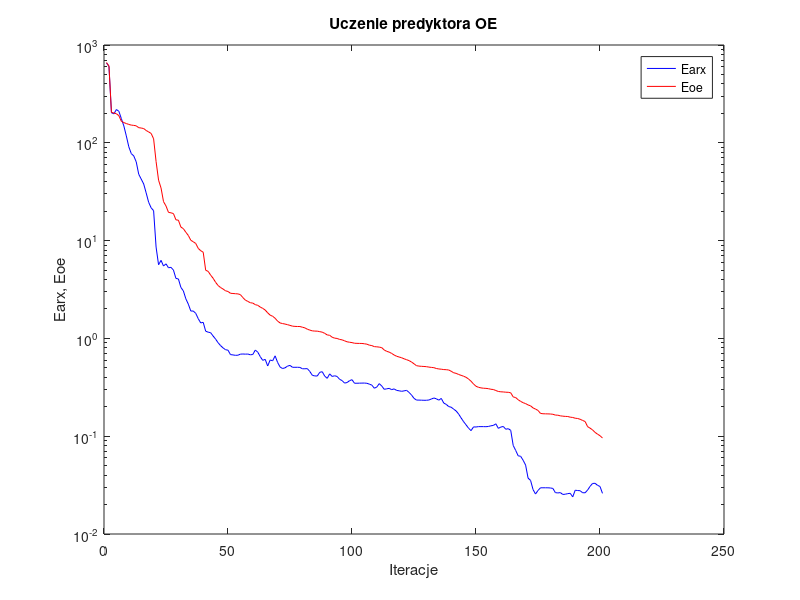
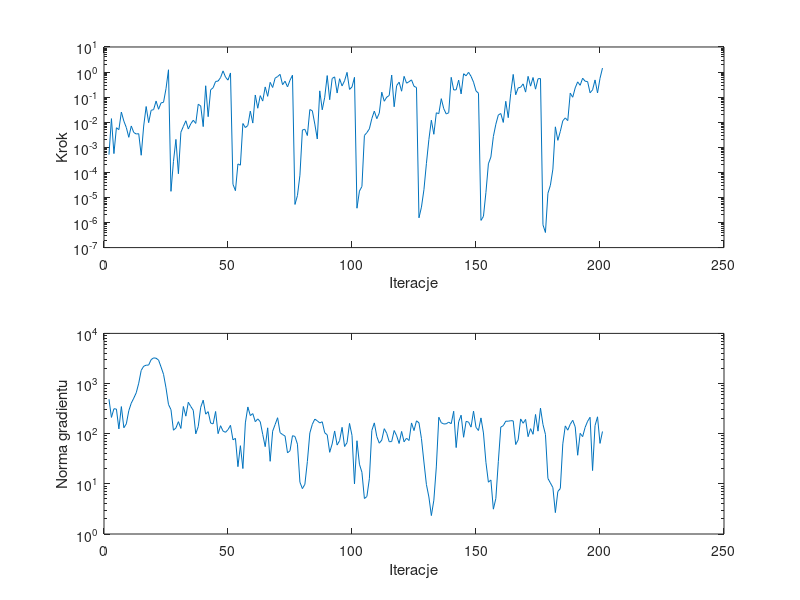

The MATLAB source for these figures, in order:
%uczenie predyktora oe
clear all;
n=0; farx(n+1)=6.545230e+002; foe(n+1)=6.614962e+002; wspucz(n+1)=0.000000e+000; ng(n+1)=0.000000e+000;
%odnowa zmiennej metryki
n=1; farx(n+1)=6.058815e+002; foe(n+1)=6.097581e+002; krok(n+1)=5.081655e-004; ng(n+1)=4.867819e+002;
n=2; farx(n+1)=2.030384e+002; foe(n+1)=2.049288e+002; krok(n+1)=1.390067e-002; ng(n+1)=2.112495e+002;
n=3; farx(n+1)=1.977761e+002; foe(n+1)=2.016368e+002; krok(n+1)=5.598060e-004; ng(n+1)=3.143556e+002;
n=4; farx(n+1)=2.188760e+002; foe(n+1)=1.982384e+002; krok(n+1)=6.023109e-003; ng(n+1)=3.098817e+002;
n=5; farx(n+1)=2.098724e+002; foe(n+1)=1.892796e+002; krok(n+1)=5.060913e-003; ng(n+1)=1.246711e+002;
n=6; farx(n+1)=1.765848e+002; foe(n+1)=1.657984e+002; krok(n+1)=2.541206e-002; ng(n+1)=3.471964e+002;
n=7; farx(n+1)=1.487698e+002; foe(n+1)=1.609306e+002; krok(n+1)=1.109636e-002; ng(n+1)=1.314121e+002;
n=8; farx(n+1)=1.175413e+002; foe(n+1)=1.573839e+002; krok(n+1)=6.130766e-003; ng(n+1)=1.570480e+002;
n=9; farx(n+1)=9.104286e+001; foe(n+1)=1.541810e+002; krok(n+1)=2.500228e-003; ng(n+1)=2.880046e+002;
n=10; farx(n+1)=7.753735e+001; foe(n+1)=1.516951e+002; krok(n+1)=7.088910e-003; ng(n+1)=4.069547e+002;
n=11; farx(n+1)=7.341137e+001; foe(n+1)=1.506989e+002; krok(n+1)=3.884256e-003; ng(n+1)=5.109212e+002;
n=12; farx(n+1)=6.379507e+001; foe(n+1)=1.491295e+002; krok(n+1)=3.390416e-003; ng(n+1)=6.547747e+002;
n=13; farx(n+1)=4.770439e+001; foe(n+1)=1.427896e+002; krok(n+1)=3.485603e-003; ng(n+1)=1.016196e+003;
n=14; farx(n+1)=4.257736e+001; foe(n+1)=1.416179e+002; krok(n+1)=4.815209e-004; ng(n+1)=1.830157e+003;
n=15; farx(n+1)=3.795088e+001; foe(n+1)=1.398437e+002; krok(n+1)=7.032104e-003; ng(n+1)=2.213577e+003;
n=16; farx(n+1)=3.075097e+001; foe(n+1)=1.337025e+002; krok(n+1)=4.226396e-002; ng(n+1)=2.323542e+003;
n=17; farx(n+1)=2.464718e+001; foe(n+1)=1.291206e+002; krok(n+1)=9.612071e-003; ng(n+1)=2.334010e+003;
n=18; farx(n+1)=2.165482e+001; foe(n+1)=1.248197e+002; krok(n+1)=2.981463e-002; ng(n+1)=2.996022e+003;
n=19; farx(n+1)=2.023901e+001; foe(n+1)=1.098995e+002; krok(n+1)=3.178877e-002; ng(n+1)=3.248203e+003;
n=20; farx(n+1)=8.585394e+000; foe(n+1)=6.434439e+001; krok(n+1)=7.000904e-002; ng(n+1)=3.200493e+003;
n=21; farx(n+1)=5.664610e+000; foe(n+1)=4.151284e+001; krok(n+1)=3.285344e-002; ng(n+1)=2.935494e+003;
n=22; farx(n+1)=6.282635e+000; foe(n+1)=3.449303e+001; krok(n+1)=5.893163e-002; ng(n+1)=2.141296e+003;
n=23; farx(n+1)=5.494563e+000; foe(n+1)=2.502508e+001; krok(n+1)=6.225707e-002; ng(n+1)=1.528109e+003;
n=24; farx(n+1)=5.787275e+000; foe(n+1)=2.259306e+001; krok(n+1)=2.168605e-001; ng(n+1)=8.215526e+002;
n=25; farx(n+1)=5.275541e+000; foe(n+1)=1.943837e+001; krok(n+1)=1.233518e+000; ng(n+1)=3.829390e+002;
%odnowa zmiennej metryki
n=26; farx(n+1)=5.328716e+000; foe(n+1)=1.923438e+001; krok(n+1)=1.751338e-005; ng(n+1)=3.016800e+002;
n=27; farx(n+1)=4.996556e+000; foe(n+1)=1.889940e+001; krok(n+1)=2.695564e-004; ng(n+1)=1.172928e+002;
n=28; farx(n+1)=4.105483e+000; foe(n+1)=1.631296e+001; krok(n+1)=2.063028e-003; ng(n+1)=1.302241e+002;
n=29; farx(n+1)=4.054342e+000; foe(n+1)=1.616599e+001; krok(n+1)=8.824176e-005; ng(n+1)=1.737178e+002;
n=30; farx(n+1)=3.322371e+000; foe(n+1)=1.375702e+001; krok(n+1)=3.973596e-003; ng(n+1)=1.272454e+002;
n=31; farx(n+1)=3.060193e+000; foe(n+1)=1.324814e+001; krok(n+1)=6.800237e-003; ng(n+1)=3.487440e+002;
n=32; farx(n+1)=2.539778e+000; foe(n+1)=1.217225e+001; krok(n+1)=1.142218e-002; ng(n+1)=2.237727e+002;
n=33; farx(n+1)=2.239886e+000; foe(n+1)=1.129069e+001; krok(n+1)=5.346341e-003; ng(n+1)=4.233804e+002;
n=34; farx(n+1)=1.905826e+000; foe(n+1)=1.008297e+001; krok(n+1)=8.704305e-003; ng(n+1)=3.484062e+002;
n=35; farx(n+1)=1.904446e+000; foe(n+1)=9.727850e+000; krok(n+1)=1.199493e-002; ng(n+1)=2.922637e+002;
n=36; farx(n+1)=1.802432e+000; foe(n+1)=9.346240e+000; krok(n+1)=8.928204e-003; ng(n+1)=9.937968e+001;
n=37; farx(n+1)=1.591015e+000; foe(n+1)=8.324101e+000; krok(n+1)=5.213103e-002; ng(n+1)=1.388479e+002;
n=38; farx(n+1)=1.439630e+000; foe(n+1)=7.881915e+000; krok(n+1)=4.438543e-002; ng(n+1)=3.368784e+002;
n=39; farx(n+1)=1.460558e+000; foe(n+1)=7.612704e+000; krok(n+1)=6.681129e-003; ng(n+1)=4.664333e+002;
n=40; farx(n+1)=1.184613e+000; foe(n+1)=4.975298e+000; krok(n+1)=2.840119e-001; ng(n+1)=2.452875e+002;
n=41; farx(n+1)=1.158280e+000; foe(n+1)=4.848530e+000; krok(n+1)=1.661865e-002; ng(n+1)=2.753421e+002;
n=42; farx(n+1)=1.143630e+000; foe(n+1)=4.435702e+000; krok(n+1)=1.961845e-001; ng(n+1)=1.629711e+002;
n=43; farx(n+1)=1.057375e+000; foe(n+1)=4.120329e+000; krok(n+1)=2.367770e-001; ng(n+1)=1.570236e+002;
n=44; farx(n+1)=9.835981e-001; foe(n+1)=3.747924e+000; krok(n+1)=4.228235e-001; ng(n+1)=2.771955e+002;
n=45; farx(n+1)=9.037401e-001; foe(n+1)=3.474315e+000; krok(n+1)=4.366686e-001; ng(n+1)=1.002002e+002;
n=46; farx(n+1)=8.443566e-001; foe(n+1)=3.312498e+000; krok(n+1)=6.051036e-001; ng(n+1)=1.443007e+002;
n=47; farx(n+1)=8.000213e-001; foe(n+1)=3.198523e+000; krok(n+1)=1.114269e+000; ng(n+1)=1.127872e+002;
n=48; farx(n+1)=7.662703e-001; foe(n+1)=3.067539e+000; krok(n+1)=6.291515e-001; ng(n+1)=1.066108e+002;
n=49; farx(n+1)=7.575557e-001; foe(n+1)=3.018007e+000; krok(n+1)=4.764226e-001; ng(n+1)=1.205499e+002;
n=50; farx(n+1)=6.826749e-001; foe(n+1)=2.892748e+000; krok(n+1)=9.205345e-001; ng(n+1)=1.469443e+002;
%odnowa zmiennej metryki
n=51; farx(n+1)=6.778505e-001; foe(n+1)=2.878985e+000; krok(n+1)=3.333298e-005; ng(n+1)=7.549620e+001;
n=52; farx(n+1)=6.715182e-001; foe(n+1)=2.864170e+000; krok(n+1)=1.863748e-005; ng(n+1)=8.086477e+001;
n=53; farx(n+1)=6.731449e-001; foe(n+1)=2.851985e+000; krok(n+1)=2.171980e-004; ng(n+1)=2.201695e+001;
n=54; farx(n+1)=6.903480e-001; foe(n+1)=2.802068e+000; krok(n+1)=1.935115e-004; ng(n+1)=5.763955e+001;
n=55; farx(n+1)=6.926921e-001; foe(n+1)=2.613998e+000; krok(n+1)=8.875371e-003; ng(n+1)=2.018941e+001;
n=56; farx(n+1)=6.902145e-001; foe(n+1)=2.463181e+000; krok(n+1)=6.118871e-003; ng(n+1)=1.642274e+002;
n=57; farx(n+1)=6.922032e-001; foe(n+1)=2.389413e+000; krok(n+1)=7.399282e-003; ng(n+1)=3.415457e+002;
n=58; farx(n+1)=6.798853e-001; foe(n+1)=2.315250e+000; krok(n+1)=2.768352e-002; ng(n+1)=2.296541e+002;
n=59; farx(n+1)=6.846995e-001; foe(n+1)=2.296751e+000; krok(n+1)=9.240905e-003; ng(n+1)=2.516629e+002;
n=60; farx(n+1)=7.598763e-001; foe(n+1)=2.213584e+000; krok(n+1)=1.214811e-001; ng(n+1)=1.736253e+002;
n=61; farx(n+1)=7.234494e-001; foe(n+1)=2.178682e+000; krok(n+1)=3.607652e-002; ng(n+1)=1.973777e+002;
n=62; farx(n+1)=6.512193e-001; foe(n+1)=2.092034e+000; krok(n+1)=1.146975e-001; ng(n+1)=1.734985e+002;
n=63; farx(n+1)=5.964902e-001; foe(n+1)=2.028120e+000; krok(n+1)=6.963444e-002; ng(n+1)=9.686016e+001;
n=64; farx(n+1)=6.108032e-001; foe(n+1)=1.949805e+000; krok(n+1)=2.553603e-001; ng(n+1)=5.514803e+001;
n=65; farx(n+1)=5.222260e-001; foe(n+1)=1.825460e+000; krok(n+1)=1.076361e-001; ng(n+1)=1.309409e+002;
n=66; farx(n+1)=6.018250e-001; foe(n+1)=1.727936e+000; krok(n+1)=3.885953e-001; ng(n+1)=2.815164e+001;
n=67; farx(n+1)=5.899854e-001; foe(n+1)=1.685142e+000; krok(n+1)=2.421357e-001; ng(n+1)=1.121107e+002;
n=68; farx(n+1)=6.633599e-001; foe(n+1)=1.605809e+000; krok(n+1)=5.726839e-001; ng(n+1)=1.523792e+002;
n=69; farx(n+1)=5.677492e-001; foe(n+1)=1.502524e+000; krok(n+1)=6.614848e-001; ng(n+1)=2.081666e+002;
n=70; farx(n+1)=5.099572e-001; foe(n+1)=1.438810e+000; krok(n+1)=8.088973e-001; ng(n+1)=1.048150e+002;
n=71; farx(n+1)=4.921377e-001; foe(n+1)=1.418403e+000; krok(n+1)=3.136529e-001; ng(n+1)=9.619784e+001;
n=72; farx(n+1)=5.001791e-001; foe(n+1)=1.401866e+000; krok(n+1)=4.324752e-001; ng(n+1)=8.986201e+001;
n=73; farx(n+1)=5.207748e-001; foe(n+1)=1.381614e+000; krok(n+1)=2.557116e-001; ng(n+1)=4.145018e+001;
n=74; farx(n+1)=5.295252e-001; foe(n+1)=1.358853e+000; krok(n+1)=4.714530e-001; ng(n+1)=4.572878e+001;
n=75; farx(n+1)=5.065883e-001; foe(n+1)=1.334457e+000; krok(n+1)=7.498941e-001; ng(n+1)=9.116478e+001;
%odnowa zmiennej metryki
n=76; farx(n+1)=5.065312e-001; foe(n+1)=1.327056e+000; krok(n+1)=5.254384e-006; ng(n+1)=8.814108e+001;
n=77; farx(n+1)=5.067584e-001; foe(n+1)=1.323691e+000; krok(n+1)=1.191521e-005; ng(n+1)=6.184884e+001;
n=78; farx(n+1)=5.053293e-001; foe(n+1)=1.322798e+000; krok(n+1)=7.703001e-005; ng(n+1)=1.076831e+001;
n=79; farx(n+1)=4.889537e-001; foe(n+1)=1.301480e+000; krok(n+1)=4.907442e-003; ng(n+1)=8.031219e+000;
n=80; farx(n+1)=4.895202e-001; foe(n+1)=1.281258e+000; krok(n+1)=5.214412e-003; ng(n+1)=9.796765e+000;
n=81; farx(n+1)=4.906691e-001; foe(n+1)=1.241409e+000; krok(n+1)=2.943935e-003; ng(n+1)=2.786096e+001;
n=82; farx(n+1)=4.586193e-001; foe(n+1)=1.215461e+000; krok(n+1)=3.201356e-002; ng(n+1)=1.034508e+002;
n=83; farx(n+1)=4.195212e-001; foe(n+1)=1.194755e+000; krok(n+1)=2.861011e-002; ng(n+1)=1.538939e+002;
n=84; farx(n+1)=4.133581e-001; foe(n+1)=1.187842e+000; krok(n+1)=8.443488e-003; ng(n+1)=1.952941e+002;
n=85; farx(n+1)=4.124756e-001; foe(n+1)=1.186158e+000; krok(n+1)=2.145173e-003; ng(n+1)=1.808079e+002;
n=86; farx(n+1)=4.501407e-001; foe(n+1)=1.172144e+000; krok(n+1)=1.778431e-001; ng(n+1)=1.638373e+002;
n=87; farx(n+1)=4.564849e-001; foe(n+1)=1.158287e+000; krok(n+1)=3.126305e-002; ng(n+1)=1.728702e+002;
n=88; farx(n+1)=4.115518e-001; foe(n+1)=1.126519e+000; krok(n+1)=9.907791e-002; ng(n+1)=1.043304e+002;
n=89; farx(n+1)=3.905925e-001; foe(n+1)=1.085125e+000; krok(n+1)=7.238398e-001; ng(n+1)=9.506998e+001;
n=90; farx(n+1)=4.339070e-001; foe(n+1)=1.076132e+000; krok(n+1)=7.901515e-002; ng(n+1)=4.254464e+001;
n=91; farx(n+1)=4.082386e-001; foe(n+1)=1.027857e+000; krok(n+1)=5.548341e-001; ng(n+1)=6.251375e+001;
n=92; farx(n+1)=4.149236e-001; foe(n+1)=1.006118e+000; krok(n+1)=6.428475e-001; ng(n+1)=1.134394e+002;
n=93; farx(n+1)=4.082116e-001; foe(n+1)=9.991770e-001; krok(n+1)=1.460372e-001; ng(n+1)=5.935558e+001;
n=94; farx(n+1)=3.816587e-001; foe(n+1)=9.761367e-001; krok(n+1)=5.422916e-001; ng(n+1)=7.287290e+001;
n=95; farx(n+1)=3.705326e-001; foe(n+1)=9.666914e-001; krok(n+1)=2.798246e-001; ng(n+1)=1.338824e+002;
n=96; farx(n+1)=3.493352e-001; foe(n+1)=9.447470e-001; krok(n+1)=4.500546e-001; ng(n+1)=5.555906e+001;
n=97; farx(n+1)=3.535910e-001; foe(n+1)=9.235683e-001; krok(n+1)=9.725754e-001; ng(n+1)=6.643923e+001;
n=98; farx(n+1)=3.694978e-001; foe(n+1)=9.135264e-001; krok(n+1)=2.032965e-001; ng(n+1)=1.602459e+002;
n=99; farx(n+1)=3.784712e-001; foe(n+1)=9.057405e-001; krok(n+1)=2.553603e-001; ng(n+1)=9.232592e+001;
n=100; farx(n+1)=3.479628e-001; foe(n+1)=8.923841e-001; krok(n+1)=6.167589e-001; ng(n+1)=9.982087e+000;
%odnowa zmiennej metryki
n=101; farx(n+1)=3.480550e-001; foe(n+1)=8.899451e-001; krok(n+1)=3.720187e-006; ng(n+1)=7.230819e+001;
n=102; farx(n+1)=3.486140e-001; foe(n+1)=8.885687e-001; krok(n+1)=1.792006e-005; ng(n+1)=2.460822e+001;
n=103; farx(n+1)=3.491177e-001; foe(n+1)=8.877682e-001; krok(n+1)=2.733737e-005; ng(n+1)=1.702673e+001;
n=104; farx(n+1)=3.494701e-001; foe(n+1)=8.815282e-001; krok(n+1)=2.957629e-003; ng(n+1)=5.098562e+000;
n=105; farx(n+1)=3.476693e-001; foe(n+1)=8.728774e-001; krok(n+1)=3.850440e-003; ng(n+1)=5.590423e+000;
n=106; farx(n+1)=3.407630e-001; foe(n+1)=8.531090e-001; krok(n+1)=5.433546e-003; ng(n+1)=1.263871e+001;
n=107; farx(n+1)=3.328204e-001; foe(n+1)=8.442010e-001; krok(n+1)=1.401574e-002; ng(n+1)=1.161315e+002;
n=108; farx(n+1)=3.093956e-001; foe(n+1)=8.236792e-001; krok(n+1)=2.779047e-002; ng(n+1)=1.643028e+002;
n=109; farx(n+1)=3.183416e-001; foe(n+1)=8.203067e-001; krok(n+1)=1.384117e-002; ng(n+1)=8.761840e+001;
n=110; farx(n+1)=3.448715e-001; foe(n+1)=8.144397e-001; krok(n+1)=2.308292e-002; ng(n+1)=6.469455e+001;
n=111; farx(n+1)=3.258190e-001; foe(n+1)=8.042234e-001; krok(n+1)=1.573255e-001; ng(n+1)=7.449940e+001;
n=112; farx(n+1)=3.015314e-001; foe(n+1)=7.614299e-001; krok(n+1)=6.864555e-002; ng(n+1)=1.259667e+002;
n=113; farx(n+1)=3.052298e-001; foe(n+1)=7.374573e-001; krok(n+1)=9.990853e-002; ng(n+1)=1.019005e+002;
n=114; farx(n+1)=3.083232e-001; foe(n+1)=7.241369e-001; krok(n+1)=1.158784e-001; ng(n+1)=6.920786e+001;
n=115; farx(n+1)=2.993408e-001; foe(n+1)=7.018543e-001; krok(n+1)=7.610808e-001; ng(n+1)=6.965140e+001;
n=116; farx(n+1)=3.045936e-001; foe(n+1)=6.762656e-001; krok(n+1)=4.138946e-002; ng(n+1)=1.157054e+002;
n=117; farx(n+1)=2.938237e-001; foe(n+1)=6.566830e-001; krok(n+1)=2.894475e-001; ng(n+1)=9.112049e+001;
n=118; farx(n+1)=2.913309e-001; foe(n+1)=6.453652e-001; krok(n+1)=3.963765e-001; ng(n+1)=6.382981e+001;
n=119; farx(n+1)=2.877902e-001; foe(n+1)=6.342563e-001; krok(n+1)=1.722157e-001; ng(n+1)=1.109685e+002;
n=120; farx(n+1)=2.907104e-001; foe(n+1)=6.187148e-001; krok(n+1)=6.751168e-001; ng(n+1)=6.888392e+001;
n=121; farx(n+1)=2.943569e-001; foe(n+1)=6.060084e-001; krok(n+1)=3.604099e-001; ng(n+1)=8.133698e+001;
n=122; farx(n+1)=2.804418e-001; foe(n+1)=5.926540e-001; krok(n+1)=4.126070e-001; ng(n+1)=7.311398e+001;
n=123; farx(n+1)=2.638431e-001; foe(n+1)=5.737377e-001; krok(n+1)=4.880844e-001; ng(n+1)=1.638844e+002;
n=124; farx(n+1)=2.438045e-001; foe(n+1)=5.501338e-001; krok(n+1)=2.701727e-001; ng(n+1)=1.154815e+002;
n=125; farx(n+1)=2.341965e-001; foe(n+1)=5.261034e-001; krok(n+1)=2.427388e-001; ng(n+1)=1.806524e+002;
%odnowa zmiennej metryki
n=126; farx(n+1)=2.339717e-001; foe(n+1)=5.208904e-001; krok(n+1)=1.541128e-006; ng(n+1)=1.647682e+002;
n=127; farx(n+1)=2.335366e-001; foe(n+1)=5.182649e-001; krok(n+1)=4.113343e-006; ng(n+1)=7.997855e+001;
n=128; farx(n+1)=2.329377e-001; foe(n+1)=5.164052e-001; krok(n+1)=2.026093e-005; ng(n+1)=2.730818e+001;
n=129; farx(n+1)=2.330371e-001; foe(n+1)=5.141028e-001; krok(n+1)=2.238651e-004; ng(n+1)=9.731274e+000;
n=130; farx(n+1)=2.344659e-001; foe(n+1)=5.087841e-001; krok(n+1)=2.050616e-003; ng(n+1)=5.474579e+000;
n=131; farx(n+1)=2.400542e-001; foe(n+1)=5.053630e-001; krok(n+1)=1.203834e-002; ng(n+1)=2.330976e+000;
n=132; farx(n+1)=2.458750e-001; foe(n+1)=5.021441e-001; krok(n+1)=3.303815e-003; ng(n+1)=4.718370e+000;
n=133; farx(n+1)=2.413756e-001; foe(n+1)=4.924556e-001; krok(n+1)=2.378798e-002; ng(n+1)=2.174931e+001;
n=134; farx(n+1)=2.336016e-001; foe(n+1)=4.870640e-001; krok(n+1)=2.194150e-002; ng(n+1)=2.129729e+002;
n=135; farx(n+1)=2.434781e-001; foe(n+1)=4.842352e-001; krok(n+1)=8.693674e-002; ng(n+1)=1.657239e+002;
n=136; farx(n+1)=2.181472e-001; foe(n+1)=4.801464e-001; krok(n+1)=3.459424e-002; ng(n+1)=1.562372e+002;
n=137; farx(n+1)=2.115327e-001; foe(n+1)=4.787499e-001; krok(n+1)=2.127270e-002; ng(n+1)=1.576785e+002;
n=138; farx(n+1)=2.008578e-001; foe(n+1)=4.753466e-001; krok(n+1)=2.392681e-002; ng(n+1)=1.699196e+002;
n=139; farx(n+1)=1.978843e-001; foe(n+1)=4.613604e-001; krok(n+1)=6.160336e-001; ng(n+1)=1.580922e+002;
n=140; farx(n+1)=1.889606e-001; foe(n+1)=4.454125e-001; krok(n+1)=1.928435e-001; ng(n+1)=2.802682e+002;
n=141; farx(n+1)=1.810776e-001; foe(n+1)=4.390272e-001; krok(n+1)=1.961845e-001; ng(n+1)=5.285823e+001;
n=142; farx(n+1)=1.684073e-001; foe(n+1)=4.276893e-001; krok(n+1)=4.788369e-001; ng(n+1)=1.727874e+002;
n=143; farx(n+1)=1.537149e-001; foe(n+1)=4.191026e-001; krok(n+1)=1.346529e-001; ng(n+1)=2.338289e+002;
n=144; farx(n+1)=1.408009e-001; foe(n+1)=4.104564e-001; krok(n+1)=8.575247e-001; ng(n+1)=8.490963e+001;
n=145; farx(n+1)=1.306428e-001; foe(n+1)=4.000964e-001; krok(n+1)=7.101669e-001; ng(n+1)=1.758306e+002;
n=146; farx(n+1)=1.207024e-001; foe(n+1)=3.842976e-001; krok(n+1)=9.769152e-001; ng(n+1)=1.707053e+002;
n=147; farx(n+1)=1.140195e-001; foe(n+1)=3.647638e-001; krok(n+1)=6.761661e-001; ng(n+1)=1.352324e+002;
n=148; farx(n+1)=1.244883e-001; foe(n+1)=3.420813e-001; krok(n+1)=3.963116e-001; ng(n+1)=2.819373e+002;
n=149; farx(n+1)=1.241716e-001; foe(n+1)=3.240545e-001; krok(n+1)=1.775417e-001; ng(n+1)=1.337539e+002;
n=150; farx(n+1)=1.253240e-001; foe(n+1)=3.162338e-001; krok(n+1)=1.428513e-001; ng(n+1)=1.159193e+002;
%odnowa zmiennej metryki
n=151; farx(n+1)=1.253076e-001; foe(n+1)=3.118930e-001; krok(n+1)=1.214593e-006; ng(n+1)=2.064949e+002;
n=152; farx(n+1)=1.253122e-001; foe(n+1)=3.094597e-001; krok(n+1)=1.756745e-006; ng(n+1)=1.034394e+002;
n=153; farx(n+1)=1.250741e-001; foe(n+1)=3.084378e-001; krok(n+1)=1.583652e-005; ng(n+1)=2.693776e+001;
n=154; farx(n+1)=1.257654e-001; foe(n+1)=3.062532e-001; krok(n+1)=2.197532e-004; ng(n+1)=1.079009e+001;
n=155; farx(n+1)=1.277495e-001; foe(n+1)=3.018771e-001; krok(n+1)=4.089425e-004; ng(n+1)=1.194221e+001;
n=156; farx(n+1)=1.288015e-001; foe(n+1)=3.002416e-001; krok(n+1)=2.690870e-003; ng(n+1)=3.127232e+000;
n=157; farx(n+1)=1.339331e-001; foe(n+1)=2.930473e-001; krok(n+1)=8.300976e-003; ng(n+1)=5.106204e+000;
n=158; farx(n+1)=1.203290e-001; foe(n+1)=2.867995e-001; krok(n+1)=1.938343e-002; ng(n+1)=2.768381e+001;
n=159; farx(n+1)=1.240057e-001; foe(n+1)=2.844452e-001; krok(n+1)=2.223039e-002; ng(n+1)=1.359233e+002;
n=160; farx(n+1)=1.258040e-001; foe(n+1)=2.835584e-001; krok(n+1)=9.793864e-003; ng(n+1)=1.443801e+002;
n=161; farx(n+1)=1.178300e-001; foe(n+1)=2.817412e-001; krok(n+1)=6.826594e-002; ng(n+1)=1.777572e+002;
n=162; farx(n+1)=1.193574e-001; foe(n+1)=2.810858e-001; krok(n+1)=1.518330e-002; ng(n+1)=1.773631e+002;
n=163; farx(n+1)=1.148641e-001; foe(n+1)=2.778940e-001; krok(n+1)=1.409038e-001; ng(n+1)=1.816753e+002;
n=164; farx(n+1)=8.049011e-002; foe(n+1)=2.521998e-001; krok(n+1)=8.055989e-001; ng(n+1)=1.803179e+002;
n=165; farx(n+1)=7.153077e-002; foe(n+1)=2.483684e-001; krok(n+1)=1.245141e-001; ng(n+1)=6.078889e+001;
n=166; farx(n+1)=6.306917e-002; foe(n+1)=2.359434e-001; krok(n+1)=2.343012e-001; ng(n+1)=7.535151e+001;
n=167; farx(n+1)=6.230746e-002; foe(n+1)=2.269622e-001; krok(n+1)=2.477066e-001; ng(n+1)=1.970717e+002;
n=168; farx(n+1)=5.676752e-002; foe(n+1)=2.201004e-001; krok(n+1)=3.381117e-001; ng(n+1)=1.614519e+002;
n=169; farx(n+1)=5.066531e-002; foe(n+1)=2.154903e-001; krok(n+1)=1.586349e-001; ng(n+1)=1.925533e+002;
n=170; farx(n+1)=3.725237e-002; foe(n+1)=2.087766e-001; krok(n+1)=6.744582e-001; ng(n+1)=8.728250e+001;
n=171; farx(n+1)=3.533201e-002; foe(n+1)=2.043421e-001; krok(n+1)=2.745822e-001; ng(n+1)=1.259999e+002;
n=172; farx(n+1)=2.847884e-002; foe(n+1)=1.947860e-001; krok(n+1)=6.065168e-001; ng(n+1)=9.731912e+001;
n=173; farx(n+1)=2.562602e-002; foe(n+1)=1.893957e-001; krok(n+1)=2.082003e-001; ng(n+1)=2.419558e+002;
n=174; farx(n+1)=2.787942e-002; foe(n+1)=1.834287e-001; krok(n+1)=5.389436e-001; ng(n+1)=1.124467e+002;
n=175; farx(n+1)=2.968648e-002; foe(n+1)=1.710574e-001; krok(n+1)=5.520515e-001; ng(n+1)=3.233026e+002;
%odnowa zmiennej metryki
n=176; farx(n+1)=2.968717e-002; foe(n+1)=1.696349e-001; krok(n+1)=8.078721e-007; ng(n+1)=1.527807e+002;
n=177; farx(n+1)=2.969046e-002; foe(n+1)=1.693401e-001; krok(n+1)=3.999862e-007; ng(n+1)=9.678279e+001;
n=178; farx(n+1)=2.967599e-002; foe(n+1)=1.691201e-001; krok(n+1)=1.466008e-005; ng(n+1)=1.282076e+001;
n=179; farx(n+1)=2.956250e-002; foe(n+1)=1.686873e-001; krok(n+1)=3.070301e-005; ng(n+1)=1.040221e+001;
n=180; farx(n+1)=2.924087e-002; foe(n+1)=1.675526e-001; krok(n+1)=1.347782e-004; ng(n+1)=8.419298e+000;
n=181; farx(n+1)=2.648740e-002; foe(n+1)=1.644385e-001; krok(n+1)=6.543079e-003; ng(n+1)=2.671740e+000;
n=182; farx(n+1)=2.628924e-002; foe(n+1)=1.639877e-001; krok(n+1)=1.891685e-003; ng(n+1)=7.042213e+000;
n=183; farx(n+1)=2.651066e-002; foe(n+1)=1.615081e-001; krok(n+1)=4.312903e-003; ng(n+1)=8.075327e+000;
n=184; farx(n+1)=2.538250e-002; foe(n+1)=1.603002e-001; krok(n+1)=1.142218e-002; ng(n+1)=6.270607e+001;
n=185; farx(n+1)=2.551518e-002; foe(n+1)=1.594391e-001; krok(n+1)=1.483652e-002; ng(n+1)=1.429311e+002;
n=186; farx(n+1)=2.587374e-002; foe(n+1)=1.590090e-001; krok(n+1)=1.157634e-002; ng(n+1)=1.175360e+002;
n=187; farx(n+1)=2.606532e-002; foe(n+1)=1.565148e-001; krok(n+1)=1.443061e-001; ng(n+1)=1.542857e+002;
n=188; farx(n+1)=2.396978e-002; foe(n+1)=1.554902e-001; krok(n+1)=9.909413e-002; ng(n+1)=1.851759e+002;
n=189; farx(n+1)=2.802469e-002; foe(n+1)=1.527091e-001; krok(n+1)=2.343012e-001; ng(n+1)=1.369442e+002;
n=190; farx(n+1)=2.783360e-002; foe(n+1)=1.517250e-001; krok(n+1)=4.065930e-001; ng(n+1)=3.719689e+001;
n=191; farx(n+1)=2.769926e-002; foe(n+1)=1.489162e-001; krok(n+1)=2.962682e-001; ng(n+1)=1.017288e+002;
n=192; farx(n+1)=2.641970e-002; foe(n+1)=1.448783e-001; krok(n+1)=5.695627e-001; ng(n+1)=8.744264e+001;
n=193; farx(n+1)=2.640305e-002; foe(n+1)=1.413205e-001; krok(n+1)=4.310227e-001; ng(n+1)=1.335873e+002;
n=194; farx(n+1)=2.814665e-002; foe(n+1)=1.251822e-001; krok(n+1)=4.167166e-001; ng(n+1)=1.768646e+002;
n=195; farx(n+1)=3.071233e-002; foe(n+1)=1.208541e-001; krok(n+1)=1.492580e-001; ng(n+1)=2.122667e+002;
n=196; farx(n+1)=3.286904e-002; foe(n+1)=1.160211e-001; krok(n+1)=1.945981e-001; ng(n+1)=1.842422e+001;
n=197; farx(n+1)=3.299646e-002; foe(n+1)=1.094461e-001; krok(n+1)=4.859246e-001; ng(n+1)=1.450728e+002;
n=198; farx(n+1)=3.146208e-002; foe(n+1)=1.049724e-001; krok(n+1)=1.473741e-001; ng(n+1)=2.171256e+002;
n=199; farx(n+1)=3.062983e-002; foe(n+1)=1.011795e-001; krok(n+1)=5.600723e-001; ng(n+1)=6.409451e+001;
n=200; farx(n+1)=2.603515e-002; foe(n+1)=9.581011e-002; krok(n+1)=1.442898e+000; ng(n+1)=1.106761e+002;

figure; semilogy(farx,'b'); hold on; semilogy(foe,'r'); xlabel('Iteracje'); ylabel('Earx, Eoe'); legend('Earx','Eoe'); title('Uczenie predyktora OE');
figure; subplot(2,1,1); semilogy(krok); xlabel('Iteracje'); ylabel('Krok');
subplot(2,1,2); semilogy(ng); xlabel('Iteracje'); ylabel('Norma gradientu');
Earx=farx(n+1)
Eoe=foe(n+1)
